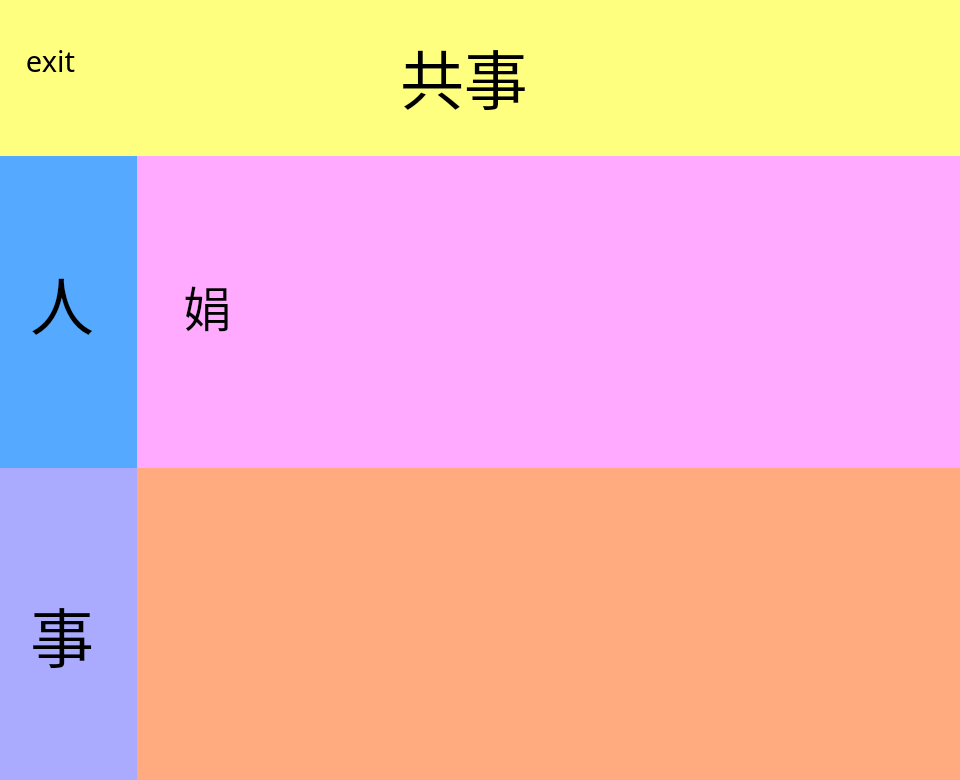
<?xml version="1.0" encoding="UTF-8"?>
<ui version="4.0">
 <class>Form</class>
 <widget class="QWidget" name="Form">
  <property name="geometry">
   <rect>
    <x>0</x>
    <y>0</y>
    <width>960</width>
    <height>780</height>
   </rect>
  </property>
  <property name="windowTitle">
   <string>Form</string>
  </property>
  <layout class="QVBoxLayout" name="verticalLayout" stretch="2,4,4">
   <property name="spacing">
    <number>0</number>
   </property>
   <property name="leftMargin">
    <number>0</number>
   </property>
   <property name="topMargin">
    <number>0</number>
   </property>
   <property name="rightMargin">
    <number>0</number>
   </property>
   <property name="bottomMargin">
    <number>0</number>
   </property>
   <item>
    <widget class="QWidget" name="widget" native="true">
     <property name="styleSheet">
      <string notr="true">background-color: rgb(255, 255, 127);</string>
     </property>
     <widget class="QLabel" name="label">
      <property name="geometry">
       <rect>
        <x>400</x>
        <y>30</y>
        <width>141</width>
        <height>91</height>
       </rect>
      </property>
      <property name="font">
       <font>
        <family>华文楷体</family>
        <pointsize>48</pointsize>
       </font>
      </property>
      <property name="text">
       <string>共事</string>
      </property>
     </widget>
     <widget class="QPushButton" name="pushButton_2">
      <property name="geometry">
       <rect>
        <x>20</x>
        <y>30</y>
        <width>61</width>
        <height>61</height>
       </rect>
      </property>
      <property name="font">
       <font>
        <family>Calibri Light</family>
        <pointsize>22</pointsize>
       </font>
      </property>
      <property name="text">
       <string>exit</string>
      </property>
      <property name="flat">
       <bool>true</bool>
      </property>
     </widget>
    </widget>
   </item>
   <item>
    <widget class="QWidget" name="widget_2" native="true">
     <property name="styleSheet">
      <string notr="true">background-color: rgb(255, 170, 255);</string>
     </property>
     <layout class="QHBoxLayout" name="horizontalLayout" stretch="1,6">
      <property name="spacing">
       <number>0</number>
      </property>
      <property name="leftMargin">
       <number>0</number>
      </property>
      <property name="topMargin">
       <number>0</number>
      </property>
      <property name="rightMargin">
       <number>0</number>
      </property>
      <property name="bottomMargin">
       <number>0</number>
      </property>
      <item>
       <widget class="QWidget" name="widget_4" native="true">
        <property name="styleSheet">
         <string notr="true">background-color: rgb(85, 170, 255);</string>
        </property>
        <widget class="QLabel" name="label_2">
         <property name="geometry">
          <rect>
           <x>30</x>
           <y>100</y>
           <width>71</width>
           <height>91</height>
          </rect>
         </property>
         <property name="font">
          <font>
           <family>华文楷体</family>
           <pointsize>48</pointsize>
          </font>
         </property>
         <property name="text">
          <string>人</string>
         </property>
        </widget>
       </widget>
      </item>
      <item>
       <widget class="QWidget" name="widget_5" native="true">
        <widget class="QPushButton" name="pushButton">
         <property name="geometry">
          <rect>
           <x>20</x>
           <y>120</y>
           <width>101</width>
           <height>61</height>
          </rect>
         </property>
         <property name="font">
          <font>
           <family>华文楷体</family>
           <pointsize>36</pointsize>
          </font>
         </property>
         <property name="text">
          <string>娟</string>
         </property>
         <property name="flat">
          <bool>true</bool>
         </property>
        </widget>
       </widget>
      </item>
     </layout>
    </widget>
   </item>
   <item>
    <widget class="QWidget" name="widget_3" native="true">
     <property name="styleSheet">
      <string notr="true">background-color: rgb(255, 170, 127);</string>
     </property>
     <layout class="QHBoxLayout" name="horizontalLayout_2" stretch="1,6">
      <property name="spacing">
       <number>0</number>
      </property>
      <property name="leftMargin">
       <number>0</number>
      </property>
      <property name="topMargin">
       <number>0</number>
      </property>
      <property name="rightMargin">
       <number>0</number>
      </property>
      <property name="bottomMargin">
       <number>0</number>
      </property>
      <item>
       <widget class="QWidget" name="widget_6" native="true">
        <property name="styleSheet">
         <string notr="true">background-color: rgb(170, 170, 255);</string>
        </property>
        <widget class="QLabel" name="label_3">
         <property name="geometry">
          <rect>
           <x>30</x>
           <y>120</y>
           <width>71</width>
           <height>91</height>
          </rect>
         </property>
         <property name="font">
          <font>
           <family>华文楷体</family>
           <pointsize>48</pointsize>
          </font>
         </property>
         <property name="text">
          <string>事</string>
         </property>
        </widget>
       </widget>
      </item>
      <item>
       <widget class="QWidget" name="widget_7" native="true"/>
      </item>
     </layout>
    </widget>
   </item>
  </layout>
 </widget>
 <resources/>
 <connections>
  <connection>
   <sender>pushButton_2</sender>
   <signal>clicked()</signal>
   <receiver>Form</receiver>
   <slot>exit_together()</slot>
   <hints>
    <hint type="sourcelabel">
     <x>40</x>
     <y>44</y>
    </hint>
    <hint type="destinationlabel">
     <x>46</x>
     <y>-14</y>
    </hint>
   </hints>
  </connection>
  <connection>
   <sender>pushButton</sender>
   <signal>clicked()</signal>
   <receiver>Form</receiver>
   <slot>Juan()</slot>
   <hints>
    <hint type="sourcelabel">
     <x>202</x>
     <y>292</y>
    </hint>
    <hint type="destinationlabel">
     <x>214</x>
     <y>-12</y>
    </hint>
   </hints>
  </connection>
 </connections>
 <slots>
  <slot>exit_together()</slot>
  <slot>Juan()</slot>
 </slots>
</ui>
